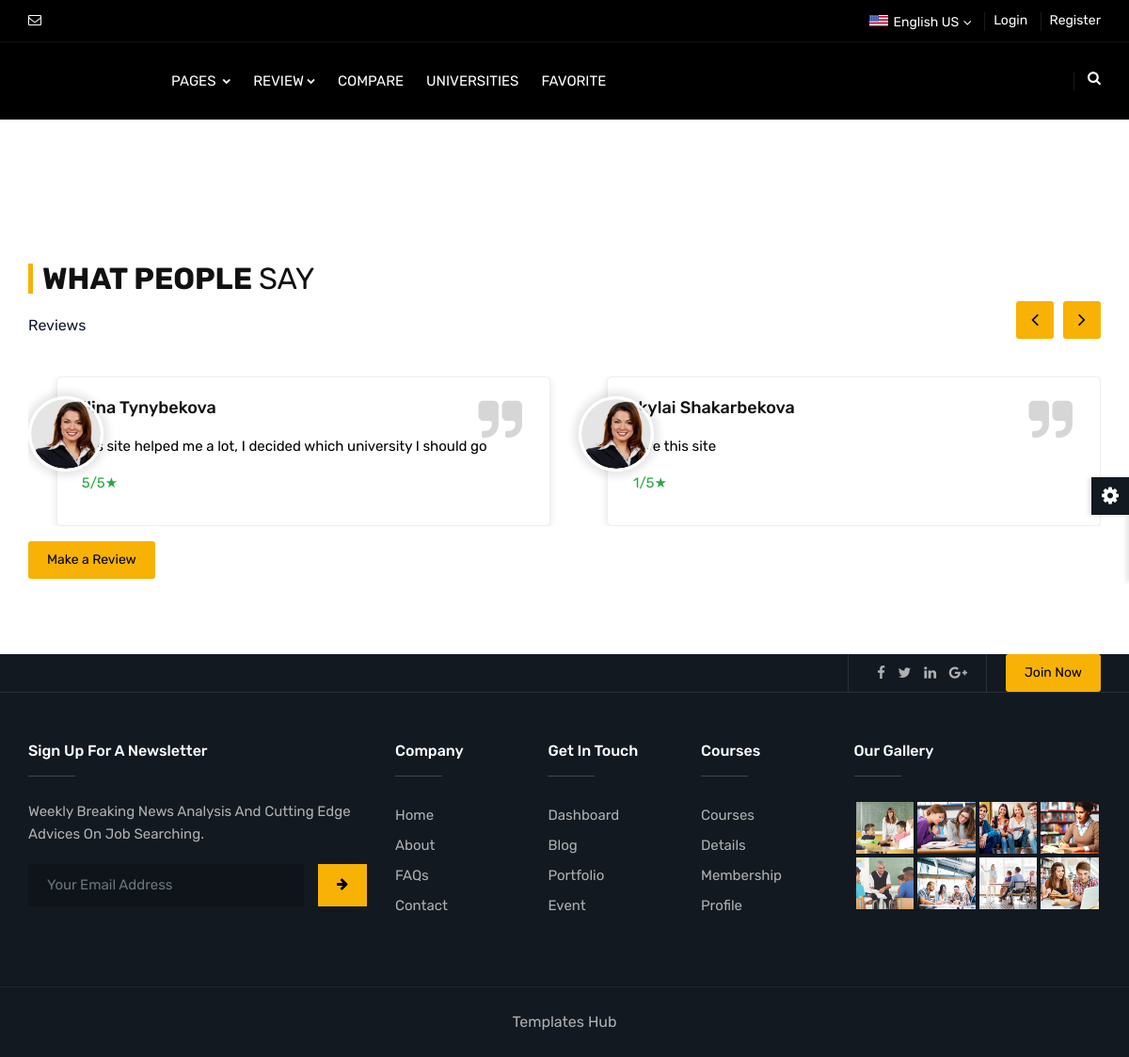
/review/, run on the app's committed database.
### apps/information/models.py (models this page shows, shortened)
class Review(models.Model):
    author = models.CharField(max_length=100)
    content = models.TextField()
    rating = models.IntegerField(null=True, blank=True)
    created_at = models.DateTimeField(auto_now_add=True)

### apps/information/views.py (the view)
# urls.py: path('review/', views.review_list, name='review'),
def review_list(request):
    reviews = Review.objects.all()
    return render(request, 'review.html', {'reviews': reviews})

### apps/information/compare_context.py (called while the page is built)
def get_compare(request):
    return {"compare":Compare(request)}

### apps/information/templates/review.html (shortened to what this page needs)
{% extends 'base.html' %}
{% load static %}
{% block content %}
<div class="section-area section-sp2">
    <div class="container">
        <div class="row">
            <div class="col-md-12 heading-bx left">
                <h2 class="title-head text-uppercase">What People <span>Say</span></h2>
                <p>Reviews</p>
            </div>
        </div>
        <div class="testimonial-carousel owl-carousel owl-btn-1 col-12 p-lr0">
            {% for review in reviews %}
            <div class="item">
                <div class="testimonial-bx">
                    <div class="testimonial-thumb">
                        <img src="assets/images/testimonials/pic1.jpg" alt="">
                    </div>
                    <div class="testimonial-info">
                        <h5 class="name">{{ review.author }}</h5>
                    </div>
                    <div class="testimonial-content">
                        <p class="text-lg">{{ review.content }}</p>
                        <div class="rating-container">
                            <div class="rating-and-star">
                                <p class="text-success text-lg">{{ review.rating }}/5★</p>
                            </div>
                        </div>
                    </div>
                </div>
            </div>
            {% endfor %}
        </div>
        <a class="btn btn-primary mt-3" href="{% url 'create_review' %}">Make a Review</a>
</div>
</div>
{% endblock %}

### static/assets/css/typography.css (style rules this page uses)
body { background-color: #fff; font-family: Rubik; font-size: 16px; font-weight: 400; color:#505050; padding: 0; margin: 0; overflow-x: hidden; -webkit-font-smoothing: antialiased; font-smoothing: antialiased; -moz-osx-font-smoothing: grayscale; scroll-behavior: smooth; }
a { color: #6f6f6f; outline: 0 none; text-decoration: none; }
img { border-style: none; height: auto; max-width: 100%; vertical-align: middle; }
p, address, pre, hr, ul, ol, dl, dd, table { margin-bottom: 24px; }
p { line-height: 28px; margin-bottom: 24px; }
h1, h2, h3, h4, h5, h6 { color: #111111; font-family: rubik; margin-top:0; }
h2 { font-size: 32px; line-height: 45px; margin-bottom: 25px; font-weight: 700; }
h5 { font-size: 18px; line-height: 24px; margin-bottom: 10px; font-weight: 500; }
.p-lr0 { padding-left: 0; padding-right: 0; }
.heading-bx { margin-bottom: 40px; }
.heading-bx h1, .heading-bx h2, .heading-bx h3 { margin-top: 0; }
.heading-bx p { padding-top: 10px; font-size: 16px; color: #0f192d; }

### static/assets/css/style.css (style rules this page uses)
.heading-bx.left .title-head { margin-bottom: 10px; margin-top: 0; line-height: 32px; padding-left: 10px; border-left: 5px solid var(--primary); }
.heading-bx.left p { max-width:500px; margin-bottom:0; }
.title-head span { font-weight:400; }
.section-sp2 { padding-top:80px; padding-bottom:80px; }
.testimonial-bx { background-color: #fff; padding: 20px 20px 20px 70px; border-radius: 5px; margin-left: 30px; border: 1px solid #F0F0F0; }
.testimonial-bx .testimonial-content p, .testimonial-bx .testimonial-info p { margin: 0; }
.testimonial-bx .testimonial-info h5 { font-weight: 500; margin-bottom: 0; }
.testimonial-bx .testimonial-info { margin-bottom: 15px; }
.testimonial-bx .testimonial-info:after { content: "\f10e"; position: absolute; font-family: fontawesome; font-size: 50px; color:#d6d6d6; right: 30px; top: 10px; z-index: 9; }
.testimonial-thumb { width: 80px; border-radius: 50px; overflow: hidden; border: 3px solid #fff; box-shadow: 0 0 8px 5px rgba(0,0,0,0.1); position: absolute; left: 0; z-index: 9; }
.testimonial-bx .testimonial-content p { color:#000; font-size:15px; }

### static/assets/css/color/color-1.css (style rules this page uses)
:root { --primary: #4c1864; --sc-primary: #4d0a91; }
.bg-primary,.btn,.comments-area .comment-form p input[type="submit"],.pagination > .active > a,.pagination > .active > span,.pagination > .active > a:hover,.pagination > .active > span:hover,.pagination > .active > a:focus,.pagination > .active > span:focus,.feature-filters .active > [class*="btn"],.list-num-count > li:before,.pagination-bx.primary .pagination > li > a, .pagination-bx.primary .pagination > li > span,button.back-to-top,.rev-btn { background-color: #4c1864; }
a,.text-primary,.primary li:before,.menu-links .nav > li.active > a,.menu-links .nav > li:hover > a,.menu-links .nav > li .mega-menu > li ul a:hover,.menu-links .nav > li .sub-menu li:hover > a,footer a:active,footer a:focus,footer a:hover,footer h1 a,footer h2 a,footer h3 a,footer h4 a,footer h5 a,footer h6 a,footer p a,.testimonial-1 .testimonial-position,.acod-head a:after,.acod-head a,.acod-head a:hover,.acod-head a.collapsed:hover,.ttr-tabs .nav-tabs > li > a i,h1 a:hover,h2 a:hover,h3 a:hover,h4 a:hover,h5 a:hover,h6 a:hover,.btn.outline,.btn-link:hover { color: #4c1864; }
.portfolio-bx .portfolio-info-bx,.btn.outline:hover,.course-info-list ul li a.active, .course-info-list ul li a:hover,.btn,.profile-tabnav .nav li a.active,button.back-to-top,.upcoming-event-carousel.owl-btn-1 .owl-prev, .upcoming-event-carousel.owl-btn-1 .owl-next,.courses-carousel .owl-nav .owl-next, .courses-carousel .owl-nav .owl-prev, .recent-news-carousel .owl-nav .owl-next, .recent-news-carousel .owl-nav .owl-prev, .testimonial-carousel .owl-nav .owl-next, .testimonial-carousel .owl-nav .owl-prev { background-color:#f7b205; color:#000; }
.heading-bx.left .title-head { border-color:#f7b205; }

### static/assets/css/shortcodes/layout.css (style rules this page uses)
#bg { background-attachment: fixed; background-size: cover; }

### apps/information/templates/review.html (style rules this page uses)
.testimonial-bx { background: #fff; border: 1px solid #eee; padding: 20px; border-radius: 5px; box-shadow: 0 2px 10px rgba(0, 0, 0, 0.1); text-align: left; }
.testimonial-thumb img { max-width: 100px; border-radius: 50%; }
.name { font-size: 18px; font-weight: bold; margin-bottom: 10px; }
.testimonial-content { font-size: 16px; line-height: 1.5; }
.rating-container { width: 50px; height: 50px; display: flex; flex-direction: column; align-items: center; justify-content: center; }
.text-success.text-lg { margin: 0; }

### data on the page
Review: author "Elina Tynybekova", content "This site helped me a lot, I decided which university I should go", rating "5"
Review: author "Akylai Shakarbekova", content "I love this site", rating "1"
